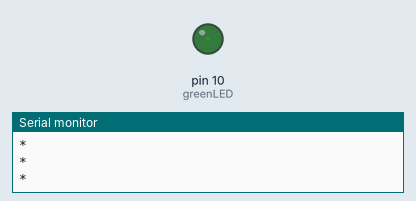
Bench run of a sketch on a simulated Arduino Uno, built for the host (arithmetic inside an expression is 32-bit, double 64-bit). Shown: output pins drawn as LEDs (lit = HIGH), the last lines printed to the serial monitor.

Above: at 0.05 s.
At 1.75 s:
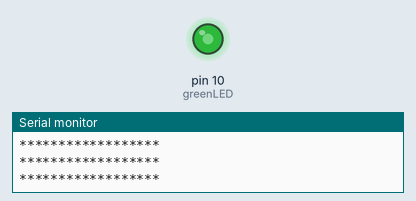
At 3.45 s:
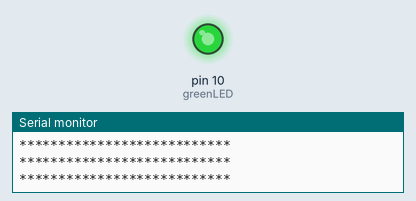
At 6.85 s:
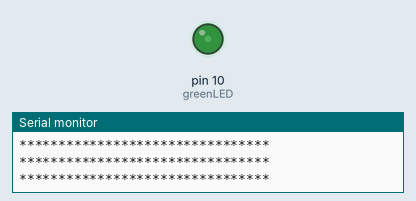
Timing chart, 0 to 9.6 s (numbered marks = the images above):
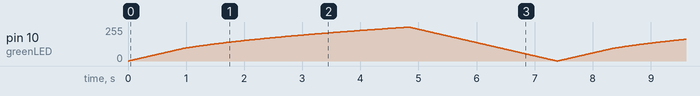

The sketch:

fader.ino
```cpp
#include <ArduinoSTL.h>

using namespace std;

const int greenLED = 10;

void setup() {
  Serial.begin(9600);
}

void loop() {
  int num;
  // Fade out
  for (int i = 0; i < 255; i++) {
    num = i;
    for (int j = 0; j < num; j += 8) {
      cout << "*";
    }
    analogWrite(greenLED, i);
    delay(10);
    cout << endl;

  }
  for (int i = 255; i >= 0; i--) {
    num = i;
    for (int j = 0; j >= num; j -= 8) {
      cout << "*";
    }
    analogWrite(greenLED, i);
    delay(10);
    cout << endl;


  }
}
```
